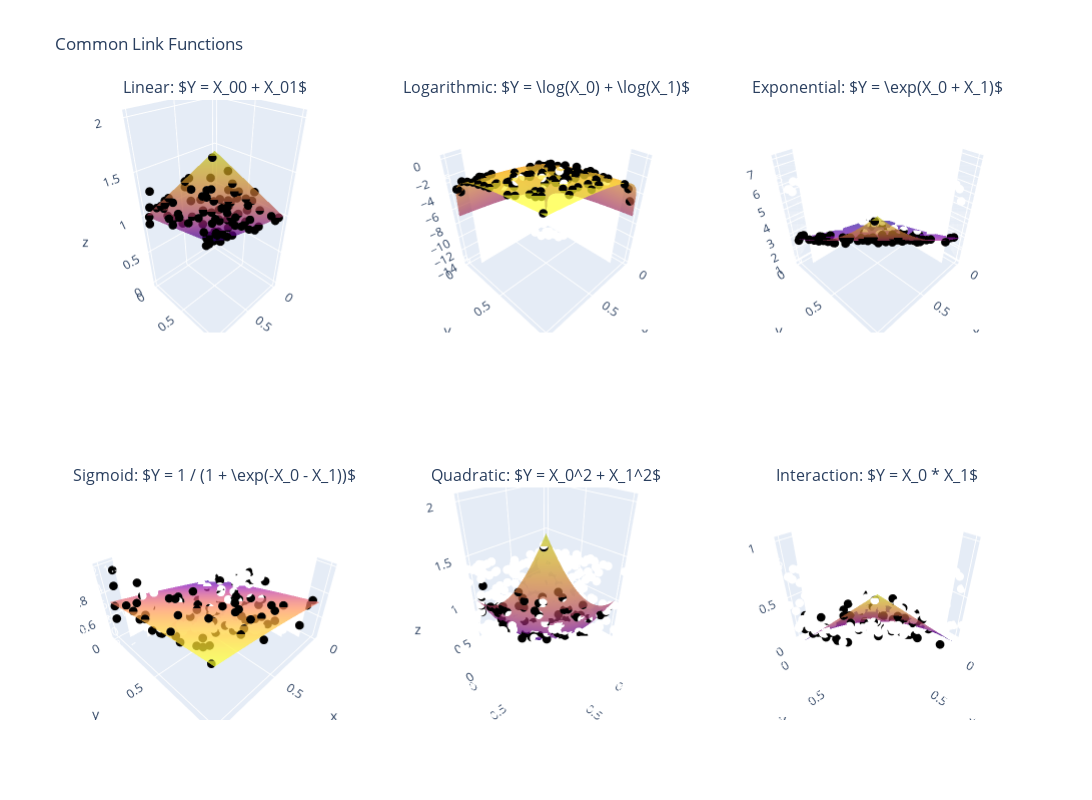

The notebook cell saved with this chart:
### Markdown cell above
### **9.1 - Generalized Additive Models**

In the regression setting, a generalized additive model has the form

$$E(Y|X_1,X_2,\ldots,X_p)=\alpha+f_1(X_1)+f_2(X_2)+\ldots+f_p(X_p)\tag{9.1}$$

where $X_1,\ldots,X_p$ are predictors, $Y$ is the outcome, and the $f_j$'s are unspecified smooth ("nonparametric") functions. Our approach here is to fit each function using a scatterplot smoother (e.g. a cubic smoothing spline or kernel smoother), and provide an algorithm for simultaneously estimating all $p$ functions.

Consider two-class classification using logistic regression, where we relate the mean of the binary response $\mu(X)=P(Y=1|X)$ to the predictors via a linear regression model and the logit link function:

$$\log\left(\frac{\mu(X)}{1-\mu(X)}\right)=\alpha+\beta_1X_1+\ldots+\beta_pX_p\tag{9.2}$$

The *additive* logistic regression model replaces each linear term by a more general functional form

$$\log\left(\frac{\mu(X)}{1-\mu(X)}\right)=\alpha+f_1(X_1)+\ldots+f_p(X_p)\tag{9.3}$$

While the nonparametric form for the functions $f_j$ makes the model more flexible, the additivity is retained and allows us to interpret the model in much the same way as before.

In general, the conditional mean $\mu(X)$ of a response $Y$ is related to an additive function of the predictors via a *link* function $g$

$$g[\mu(X)]=\alpha+f_1(X_1)+\ldots+f_p(X_p)\tag{9.4}$$

### Code cell
import numpy as np
import plotly.graph_objects as go
from plotly.subplots import make_subplots

X = np.random.random(size=(100, 2))
errors = np.random.normal(scale=0.1, size=(X.shape[0], 1))  

link_functions = {
    "Linear: $Y = X_0 + X_1$": lambda x: x[:, 0] + x[:, 1],
    "Logarithmic: $Y = \\log(X_0) + \\log(X_1)$": lambda x: np.log(x[:, 0] + 1e-3) + np.log(x[:, 1] + 1e-3),
    "Exponential: $Y = \\exp(X_0 + X_1)$": lambda x: np.exp(x[:, 0] + x[:, 1]),
    "Sigmoid: $Y = 1 / (1 + \\exp(-X_0 - X_1))$": lambda x: 1 / (1 + np.exp(-(x[:, 0] + x[:, 1]))),
    "Quadratic: $Y = X_0^2 + X_1^2$": lambda x: x[:, 0]**2 + x[:, 1]**2,
    "Interaction: $Y = X_0 * X_1$": lambda x: x[:, 0] * x[:, 1],
}

num_funcs = len(link_functions)
fig = make_subplots(
    rows=2, cols=3,
    subplot_titles=list(link_functions.keys()),
    specs=[[{'type': 'scene'} for _ in range(3)] for _ in range(2)]
)

grid_res = 50
x0_grid = np.linspace(0, 1, grid_res)
x1_grid = np.linspace(0, 1, grid_res)
X0_surf, X1_surf = np.meshgrid(x0_grid, x1_grid)
X_surf = np.column_stack([X0_surf.ravel(), X1_surf.ravel()])

for i, (name, func) in enumerate(link_functions.items()):
    row = i // 3 + 1
    col = i % 3 + 1

    Y_noisy = func(X).reshape(-1, 1) + errors

    Z_surf = func(X_surf).reshape(grid_res, grid_res)

    fig.add_trace(
        go.Surface(
            x=X0_surf, y=X1_surf, z=Z_surf,
            showscale=False, opacity=0.7
        ),
        row=row, col=col
    )

    fig.add_trace(
        go.Scatter3d(
            x=X[:, 0], y=X[:, 1], z=Y_noisy.flatten(),
            mode='markers',
            marker=dict(size=3, color='black'),
        ),
        row=row, col=col
    )

fig.update_layout(
    height=800,
    width=1200,
    title='Common Link Functions',
    showlegend=False
)

fig.show()
